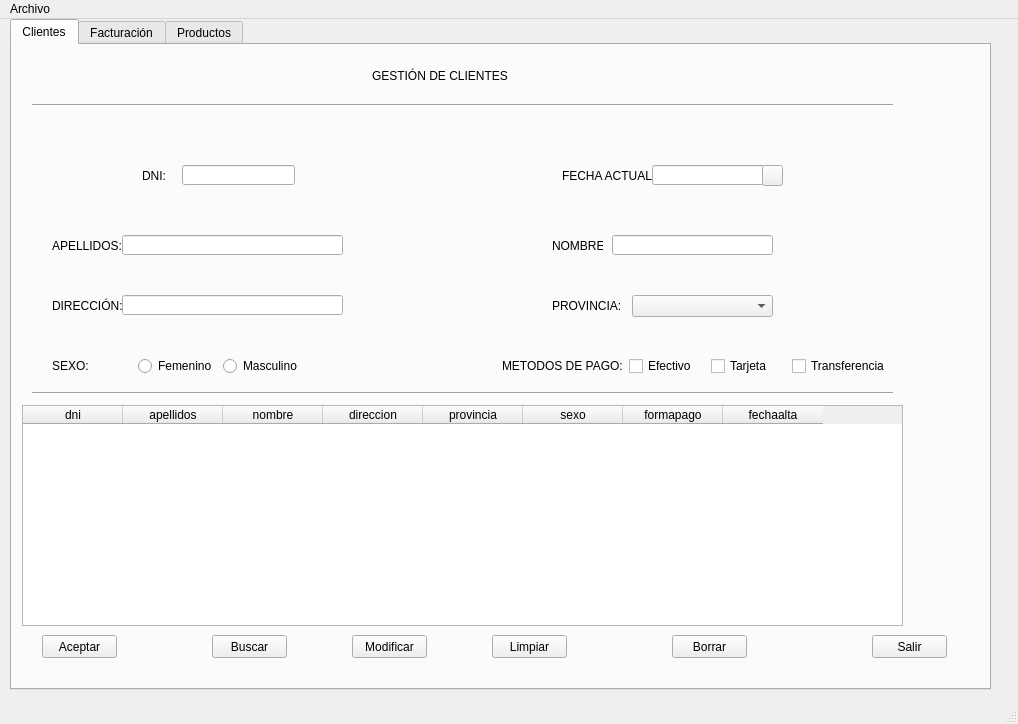
<?xml version="1.0" encoding="UTF-8"?>
<ui version="4.0">
 <class>MainWindow</class>
 <widget class="QMainWindow" name="MainWindow">
  <property name="geometry">
   <rect>
    <x>0</x>
    <y>0</y>
    <width>1018</width>
    <height>724</height>
   </rect>
  </property>
  <property name="windowTitle">
   <string>MainWindow</string>
  </property>
  <widget class="QWidget" name="centralwidget">
   <widget class="QTabWidget" name="tabWidget">
    <property name="geometry">
     <rect>
      <x>10</x>
      <y>0</y>
      <width>981</width>
      <height>671</height>
     </rect>
    </property>
    <property name="currentIndex">
     <number>0</number>
    </property>
    <widget class="QWidget" name="clientes">
     <attribute name="title">
      <string>Clientes</string>
     </attribute>
     <widget class="QPushButton" name="Salir">
      <property name="geometry">
       <rect>
        <x>860</x>
        <y>590</y>
        <width>75</width>
        <height>23</height>
       </rect>
      </property>
      <property name="text">
       <string>Salir</string>
      </property>
     </widget>
     <widget class="QWidget" name="horizontalLayoutWidget">
      <property name="geometry">
       <rect>
        <x>40</x>
        <y>310</y>
        <width>251</width>
        <height>22</height>
       </rect>
      </property>
      <layout class="QHBoxLayout" name="horizontalLayout_2">
       <item>
        <widget class="QLabel" name="sexo_2">
         <property name="text">
          <string>SEXO:</string>
         </property>
        </widget>
       </item>
       <item>
        <widget class="QRadioButton" name="radioButtonFem_2">
         <property name="text">
          <string>Femenino</string>
         </property>
         <attribute name="buttonGroup">
          <string notr="true">grupoSexo</string>
         </attribute>
        </widget>
       </item>
       <item>
        <widget class="QRadioButton" name="radioButtonMas_2">
         <property name="text">
          <string>Masculino</string>
         </property>
         <attribute name="buttonGroup">
          <string notr="true">grupoSexo</string>
         </attribute>
        </widget>
       </item>
      </layout>
     </widget>
     <widget class="QWidget" name="horizontalLayoutWidget_2">
      <property name="geometry">
       <rect>
        <x>490</x>
        <y>310</y>
        <width>388</width>
        <height>22</height>
       </rect>
      </property>
      <layout class="QHBoxLayout" name="metodosPago_2">
       <item>
        <widget class="QLabel" name="metodoPago_2">
         <property name="text">
          <string>METODOS DE PAGO:</string>
         </property>
        </widget>
       </item>
       <item>
        <widget class="QCheckBox" name="checkEfect_2">
         <property name="text">
          <string>Efectivo</string>
         </property>
         <attribute name="buttonGroup">
          <string notr="true">grupoPago</string>
         </attribute>
        </widget>
       </item>
       <item>
        <widget class="QCheckBox" name="checkTarjeta_2">
         <property name="text">
          <string>Tarjeta</string>
         </property>
         <attribute name="buttonGroup">
          <string notr="true">grupoPago</string>
         </attribute>
        </widget>
       </item>
       <item>
        <widget class="QCheckBox" name="checkTransfe_2">
         <property name="text">
          <string>Transferencia</string>
         </property>
         <attribute name="buttonGroup">
          <string notr="true">grupoPago</string>
         </attribute>
        </widget>
       </item>
      </layout>
     </widget>
     <widget class="QLabel" name="DNI_2">
      <property name="geometry">
       <rect>
        <x>550</x>
        <y>120</y>
        <width>111</width>
        <height>21</height>
       </rect>
      </property>
      <property name="text">
       <string>FECHA ACTUAL:</string>
      </property>
     </widget>
     <widget class="QLabel" name="NOMBRE">
      <property name="geometry">
       <rect>
        <x>540</x>
        <y>190</y>
        <width>51</width>
        <height>21</height>
       </rect>
      </property>
      <property name="text">
       <string>NOMBRE</string>
      </property>
     </widget>
     <widget class="QPushButton" name="Aceptar">
      <property name="geometry">
       <rect>
        <x>30</x>
        <y>590</y>
        <width>75</width>
        <height>23</height>
       </rect>
      </property>
      <property name="text">
       <string>Aceptar</string>
      </property>
     </widget>
     <widget class="QLabel" name="Provincia">
      <property name="geometry">
       <rect>
        <x>540</x>
        <y>250</y>
        <width>111</width>
        <height>21</height>
       </rect>
      </property>
      <property name="text">
       <string>PROVINCIA:</string>
      </property>
     </widget>
     <widget class="QLineEdit" name="CampoApellidos_2">
      <property name="geometry">
       <rect>
        <x>110</x>
        <y>250</y>
        <width>221</width>
        <height>20</height>
       </rect>
      </property>
     </widget>
     <widget class="Line" name="line_2">
      <property name="geometry">
       <rect>
        <x>20</x>
        <y>340</y>
        <width>861</width>
        <height>16</height>
       </rect>
      </property>
      <property name="orientation">
       <enum>Qt::Horizontal</enum>
      </property>
     </widget>
     <widget class="QLabel" name="APELLIDOS">
      <property name="geometry">
       <rect>
        <x>40</x>
        <y>190</y>
        <width>111</width>
        <height>21</height>
       </rect>
      </property>
      <property name="text">
       <string>APELLIDOS:</string>
      </property>
     </widget>
     <widget class="QLineEdit" name="CampoApellidos">
      <property name="geometry">
       <rect>
        <x>110</x>
        <y>190</y>
        <width>221</width>
        <height>20</height>
       </rect>
      </property>
     </widget>
     <widget class="QLineEdit" name="CampoNombre">
      <property name="geometry">
       <rect>
        <x>600</x>
        <y>190</y>
        <width>161</width>
        <height>20</height>
       </rect>
      </property>
     </widget>
     <widget class="QLabel" name="APELLIDOS_2">
      <property name="geometry">
       <rect>
        <x>40</x>
        <y>250</y>
        <width>111</width>
        <height>21</height>
       </rect>
      </property>
      <property name="text">
       <string>DIRECCIÓN:</string>
      </property>
     </widget>
     <widget class="QLineEdit" name="CampoFecha">
      <property name="geometry">
       <rect>
        <x>640</x>
        <y>120</y>
        <width>113</width>
        <height>20</height>
       </rect>
      </property>
     </widget>
     <widget class="QLabel" name="GESTIONCLIENTES">
      <property name="geometry">
       <rect>
        <x>360</x>
        <y>20</y>
        <width>141</width>
        <height>21</height>
       </rect>
      </property>
      <property name="text">
       <string>GESTIÓN DE CLIENTES</string>
      </property>
     </widget>
     <widget class="QLabel" name="DNI">
      <property name="geometry">
       <rect>
        <x>130</x>
        <y>120</y>
        <width>111</width>
        <height>21</height>
       </rect>
      </property>
      <property name="text">
       <string>DNI:</string>
      </property>
     </widget>
     <widget class="QLineEdit" name="CampoDNI">
      <property name="geometry">
       <rect>
        <x>170</x>
        <y>120</y>
        <width>113</width>
        <height>20</height>
       </rect>
      </property>
     </widget>
     <widget class="QComboBox" name="comboBox">
      <property name="geometry">
       <rect>
        <x>620</x>
        <y>250</y>
        <width>141</width>
        <height>22</height>
       </rect>
      </property>
     </widget>
     <widget class="Line" name="line">
      <property name="geometry">
       <rect>
        <x>20</x>
        <y>50</y>
        <width>861</width>
        <height>20</height>
       </rect>
      </property>
      <property name="orientation">
       <enum>Qt::Horizontal</enum>
      </property>
     </widget>
     <widget class="QTableWidget" name="tableWidget">
      <property name="geometry">
       <rect>
        <x>10</x>
        <y>360</y>
        <width>881</width>
        <height>221</height>
       </rect>
      </property>
      <column>
       <property name="text">
        <string>dni</string>
       </property>
      </column>
      <column>
       <property name="text">
        <string>apellidos</string>
       </property>
      </column>
      <column>
       <property name="text">
        <string>nombre</string>
       </property>
      </column>
      <column>
       <property name="text">
        <string>direccion</string>
       </property>
      </column>
      <column>
       <property name="text">
        <string>provincia</string>
       </property>
      </column>
      <column>
       <property name="text">
        <string>sexo</string>
       </property>
      </column>
      <column>
       <property name="text">
        <string>formapago</string>
       </property>
      </column>
      <column>
       <property name="text">
        <string>fechaalta</string>
       </property>
      </column>
     </widget>
     <widget class="QLabel" name="label">
      <property name="geometry">
       <rect>
        <x>290</x>
        <y>120</y>
        <width>47</width>
        <height>16</height>
       </rect>
      </property>
      <property name="font">
       <font>
        <family>Forte</family>
        <pointsize>14</pointsize>
       </font>
      </property>
      <property name="text">
       <string/>
      </property>
     </widget>
     <widget class="QPushButton" name="Calendario">
      <property name="geometry">
       <rect>
        <x>750</x>
        <y>120</y>
        <width>21</width>
        <height>21</height>
       </rect>
      </property>
      <property name="text">
       <string/>
      </property>
      <property name="icon">
       <iconset>
        <normaloff>Imagenes/calendar-icon.png</normaloff>Imagenes/calendar-icon.png</iconset>
      </property>
     </widget>
     <widget class="QPushButton" name="modificar">
      <property name="geometry">
       <rect>
        <x>340</x>
        <y>590</y>
        <width>75</width>
        <height>23</height>
       </rect>
      </property>
      <property name="text">
       <string>Modificar</string>
      </property>
      <property name="icon">
       <iconset>
        <normaloff>Imagenes/editar.png</normaloff>Imagenes/editar.png</iconset>
      </property>
     </widget>
     <widget class="QPushButton" name="borrar">
      <property name="geometry">
       <rect>
        <x>660</x>
        <y>590</y>
        <width>75</width>
        <height>23</height>
       </rect>
      </property>
      <property name="text">
       <string>Borrar</string>
      </property>
      <property name="icon">
       <iconset>
        <normaloff>Imagenes/kisspng-computer-icons-download-clip-art-calavera-pirata-5b1106a8420fd9.5522126215278424722706.png</normaloff>Imagenes/kisspng-computer-icons-download-clip-art-calavera-pirata-5b1106a8420fd9.5522126215278424722706.png</iconset>
      </property>
     </widget>
     <widget class="QPushButton" name="buscar">
      <property name="geometry">
       <rect>
        <x>200</x>
        <y>590</y>
        <width>75</width>
        <height>23</height>
       </rect>
      </property>
      <property name="text">
       <string>Buscar</string>
      </property>
      <property name="icon">
       <iconset>
        <normaloff>Imagenes/kisspng-clip-art-openclipart-magnifying-glass-vector-graph-clipart-magnifying-glass-5c0574a59fdea4.5425880915438614136548.png</normaloff>Imagenes/kisspng-clip-art-openclipart-magnifying-glass-vector-graph-clipart-magnifying-glass-5c0574a59fdea4.5425880915438614136548.png</iconset>
      </property>
     </widget>
     <widget class="QPushButton" name="buscar_2">
      <property name="geometry">
       <rect>
        <x>480</x>
        <y>590</y>
        <width>75</width>
        <height>23</height>
       </rect>
      </property>
      <property name="text">
       <string>Limpiar</string>
      </property>
      <property name="icon">
       <iconset>
        <normaloff>Imagenes/hygiene_toilet_paper_icon_134410.png</normaloff>Imagenes/hygiene_toilet_paper_icon_134410.png</iconset>
      </property>
     </widget>
    </widget>
    <widget class="QWidget" name="facturacion">
     <attribute name="title">
      <string>Facturación</string>
     </attribute>
    </widget>
    <widget class="QWidget" name="productos">
     <attribute name="title">
      <string>Productos</string>
     </attribute>
    </widget>
   </widget>
  </widget>
  <widget class="QMenuBar" name="menubar">
   <property name="geometry">
    <rect>
     <x>0</x>
     <y>0</y>
     <width>1018</width>
     <height>21</height>
    </rect>
   </property>
   <widget class="QMenu" name="menuArchivo">
    <property name="title">
     <string>Archivo</string>
    </property>
    <addaction name="actionSalir"/>
   </widget>
   <addaction name="menuArchivo"/>
  </widget>
  <widget class="QStatusBar" name="statusbar"/>
  <action name="actionSalir">
   <property name="text">
    <string>Salir</string>
   </property>
   <property name="shortcut">
    <string>Ctrl+S, Alt+4</string>
   </property>
  </action>
 </widget>
 <resources/>
 <connections/>
 <buttongroups>
  <buttongroup name="grupoPago"/>
  <buttongroup name="grupoSexo"/>
 </buttongroups>
</ui>
